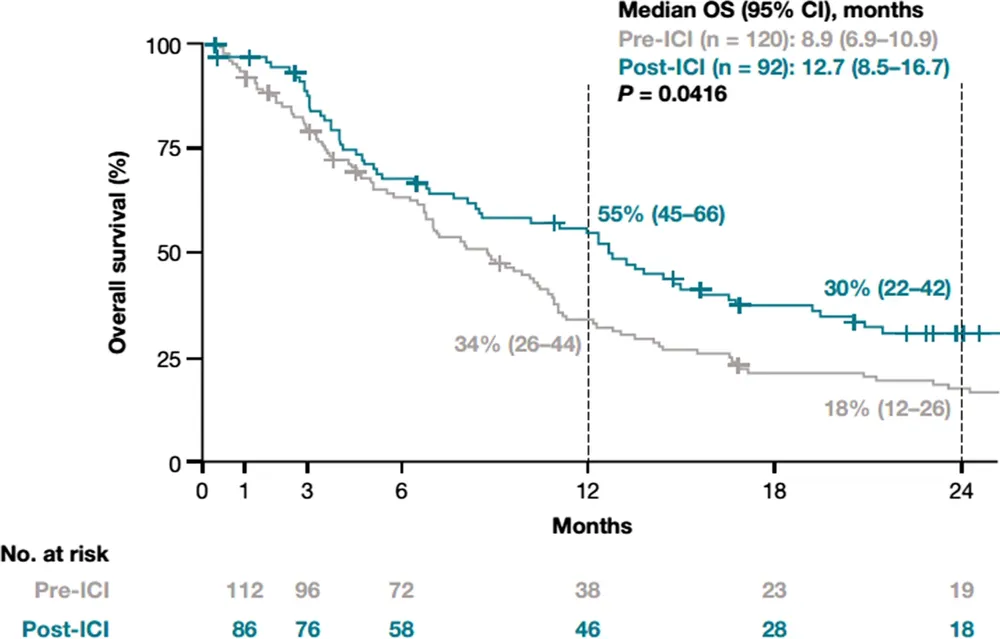
#> input picture input/Kaplan-Meier NSQ OS.webp, 1000 x 639 px, shrunk from 1594 x 1018 before the run
$ python -i image_preprocessor.py   (imports and definitions only)
#> lines starting #> are read from the running program, lines starting #| are printed output that depends on the picture; after the words box and inside, x2 and y2 are one past the last pixel; in counts of white or black regions, pixels touching at a corner belong together
#> further down, picture is the input picture: shape (639, 1000, 3); mean B, G, R 246.8, 246.6, 244.9
"""
Image Preprocessor for KM Curve Extraction.

Cleans up KM plot images by removing confusing elements:
- Vertical tick marks (censoring indicators)
- Text labels and annotations
- Gridlines
- Legend boxes

This preprocessing improves pixel-based curve detection accuracy.
"""

import cv2
import numpy as np
from pathlib import Path
from typing import Tuple, Optional, List

try:
    import pytesseract
    HAS_TESSERACT = True
except ImportError:
    HAS_TESSERACT = False


class ImagePreprocessor:
    """Clean KM plot images for better curve extraction."""

    def __init__(self, image: np.ndarray):
        """
        Initialize preprocessor with an image.

        Args:
            image: BGR image (OpenCV format)
        """
        self.original = image.copy()
        self.image = image.copy()
        self.height, self.width = image.shape[:2]
#> self.height = 639; self.width = 1000
        self.masks = {}  # Store masks for debugging

    def remove_vertical_lines(self, min_length: int = 10, max_width: int = 3) -> 'ImagePreprocessor':
        """
        Remove thin vertical lines (tick marks, censoring indicators).

        Args:
            min_length: Minimum line length to remove (pixels)
            max_width: Maximum line width to consider (pixels)

        Returns:
            self for chaining
        """
#> called with min_length = 10, max_width = 3
        # Convert to grayscale if needed
        if len(self.image.shape) == 3:
            gray = cv2.cvtColor(self.image, cv2.COLOR_BGR2GRAY)
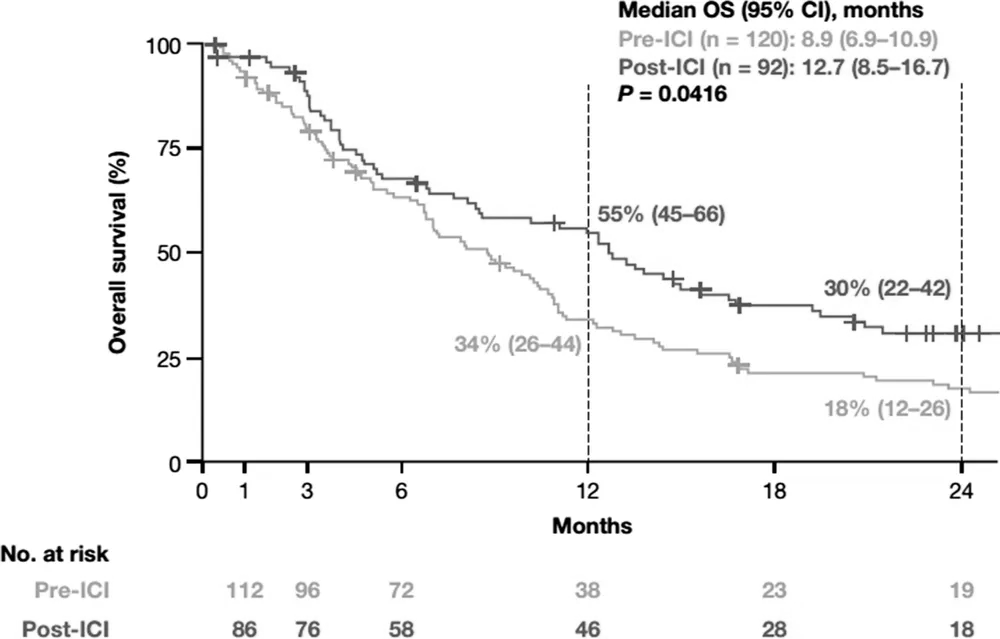
#> gray: shape (639, 1000); min 0, max 255, mean 246.1
        else:
            gray = self.image.copy()

        # Create vertical kernel for morphological operations
        # This detects vertical structures
        vertical_kernel = cv2.getStructuringElement(cv2.MORPH_RECT, (1, min_length))

        # Detect vertical lines
        # First, threshold to get binary image
        _, binary = cv2.threshold(gray, 200, 255, cv2.THRESH_BINARY_INV)
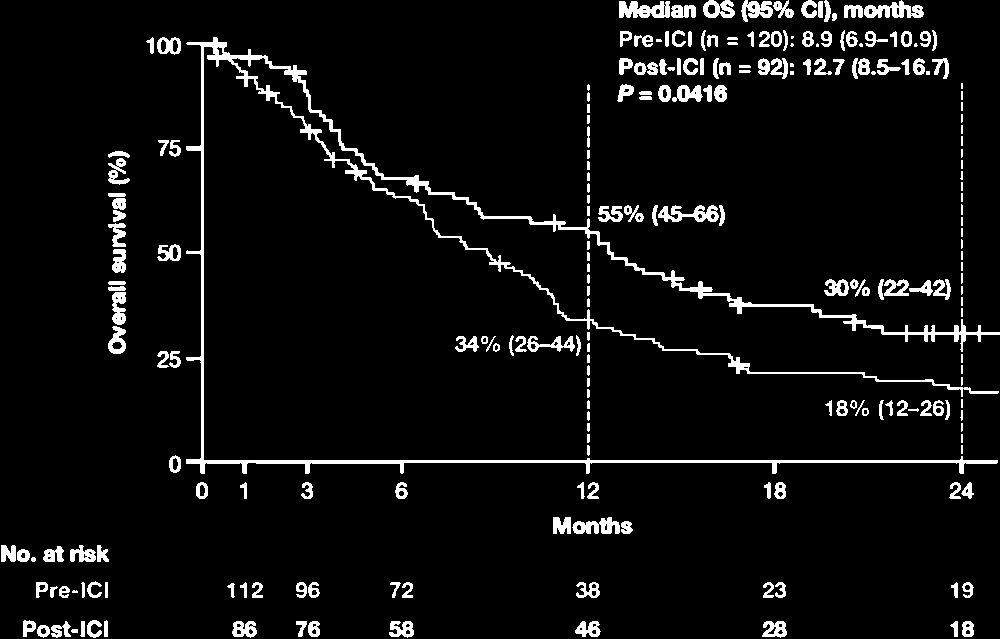
#> binary: shape (639, 1000); 5.6% white; 237 white regions (37 under 20 px), largest, box (x1, y1, x2, y2) and area: (186, 37, 1000, 474) 12292, (619, 1, 670, 18) 635, (864, 0, 924, 18) 610

        # Detect vertical lines using morphological opening
        vertical_lines = cv2.morphologyEx(binary, cv2.MORPH_OPEN, vertical_kernel)
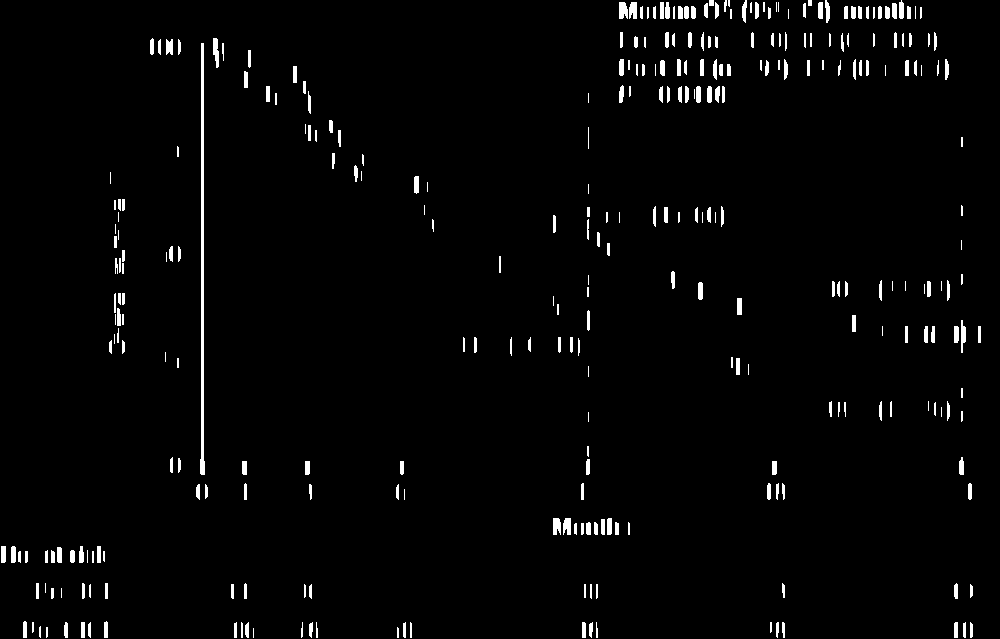
#> vertical_lines: shape (639, 1000); 2.3% white; 318 white regions (44 under 20 px), largest, box (x1, y1, x2, y2) and area: (200, 43, 205, 475) 1325, (619, 2, 628, 19) 131, (213, 38, 219, 68) 131

        # Dilate slightly to ensure we cover the full width
        dilate_kernel = cv2.getStructuringElement(cv2.MORPH_RECT, (max_width, 1))
        vertical_lines = cv2.dilate(vertical_lines, dilate_kernel)
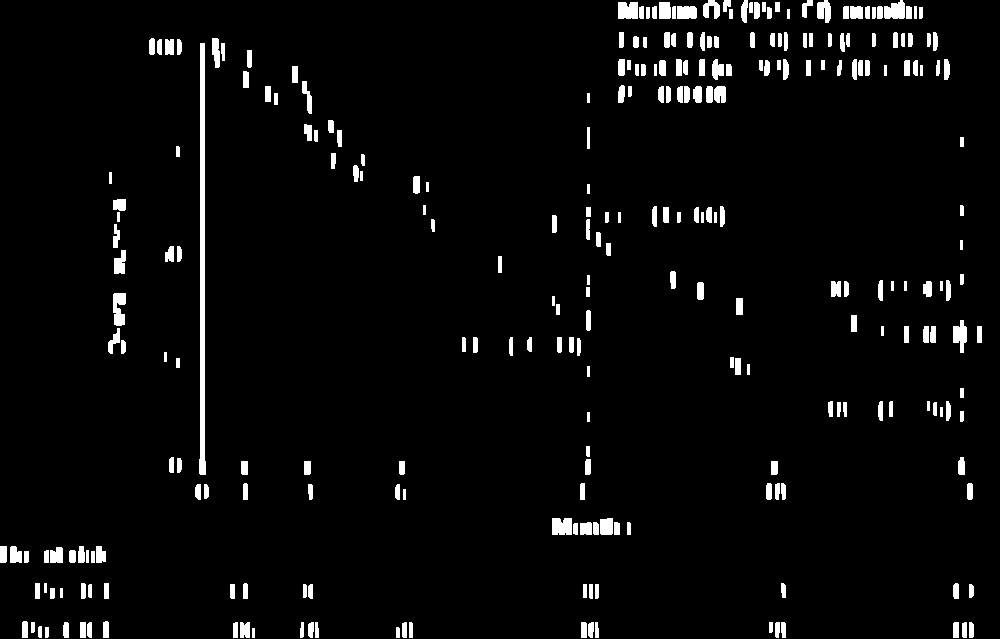
#> vertical_lines: shape (639, 1000); 3.8% white; 275 white regions, largest, box (x1, y1, x2, y2) and area: (199, 43, 206, 475) 2189, (113, 293, 126, 326) 334, (618, 2, 638, 19) 325

        # Store mask for debugging
        self.masks['vertical_lines'] = vertical_lines

        # Inpaint the vertical lines
        if len(self.image.shape) == 3:
            self.image = cv2.inpaint(self.image, vertical_lines, 3, cv2.INPAINT_TELEA)
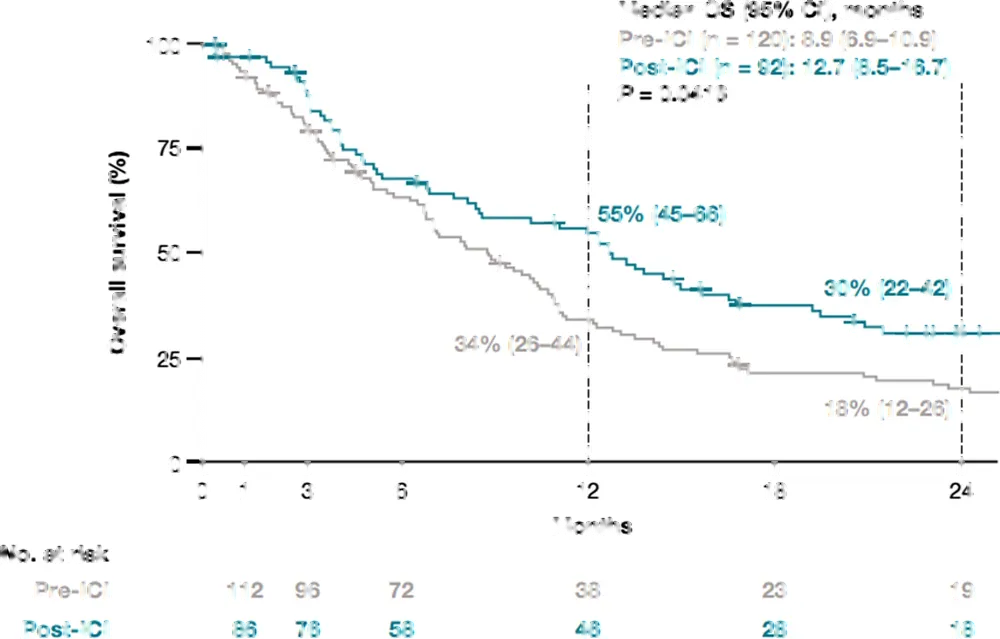
#> self.image: shape (639, 1000, 3); mean B, G, R 249.7, 249.7, 248.3
        else:
            self.image = cv2.inpaint(
                cv2.cvtColor(self.image, cv2.COLOR_GRAY2BGR),
                vertical_lines, 3, cv2.INPAINT_TELEA
            )
            self.image = cv2.cvtColor(self.image, cv2.COLOR_BGR2GRAY)

        return self

    # [204 lines left out: functions remove_text_regions, remove_gridlines, remove_legend_box, crop_to_plot_area, enhance_curves, not called in this run]

    def get_result(self) -> np.ndarray:
        """Get the preprocessed image."""
        return self.image

    # [85 lines left out: functions get_debug_image, save_debug_images, preprocess_km_image, not called in this run]

>>> import cv2
>>> picture = cv2.imread('../input/Kaplan-Meier NSQ OS.webp')
>>> result = ImagePreprocessor(picture).remove_vertical_lines()

$ run again, on input/Kaplan-Meier SQ OS.webp
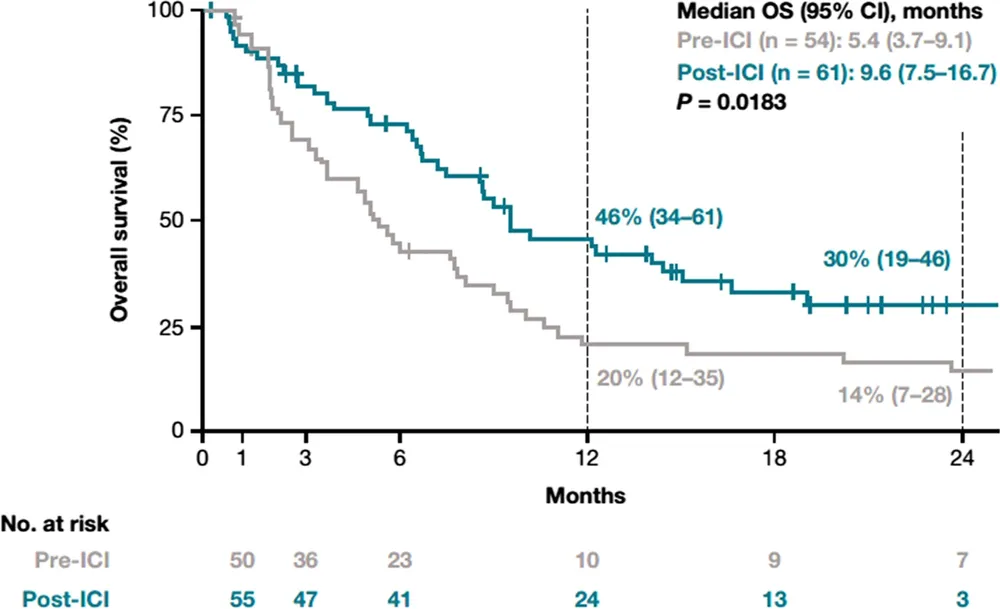
#> input picture input/Kaplan-Meier SQ OS.webp, 1000 x 609 px, shrunk from 1594 x 970 before the run
#> picture is the input picture: shape (609, 1000, 3); mean B, G, R 245.2, 245, 243
#> in remove_vertical_lines, `_, binary = cv2.threshold(gray, 200, 255, cv2.THRESH_BINARY_INV)`:
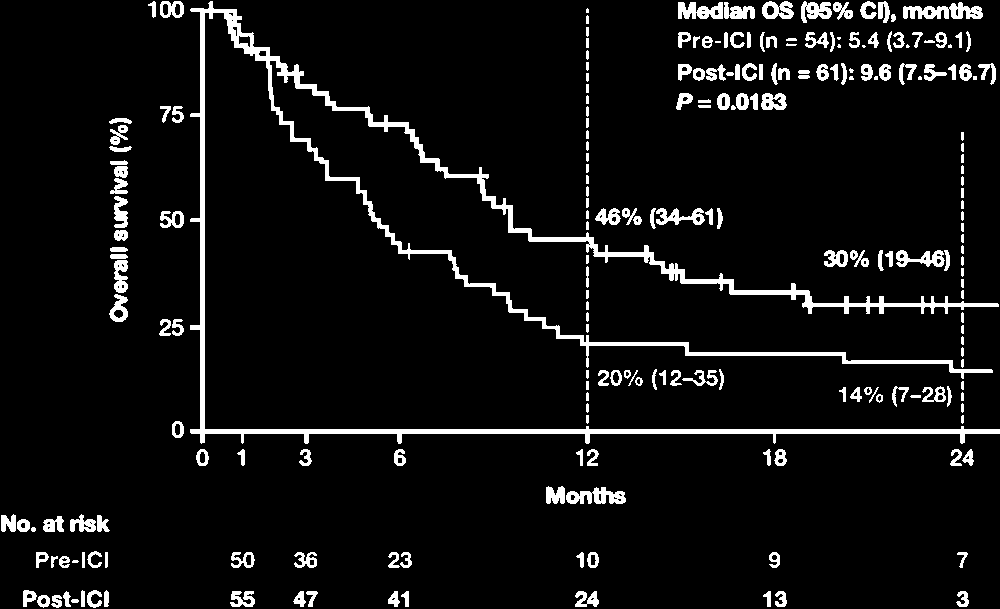
#> binary: shape (609, 1000); 6.6% white; 229 white regions (13 under 20 px), largest, box (x1, y1, x2, y2) and area: (190, 1, 1000, 444) 17277, (903, 2, 983, 19) 812, (566, 487, 626, 504) 616
#> in remove_vertical_lines, `self.image = cv2.inpaint(self.image, vertical_lines, 3, cv2.INPAINT_TE..`:
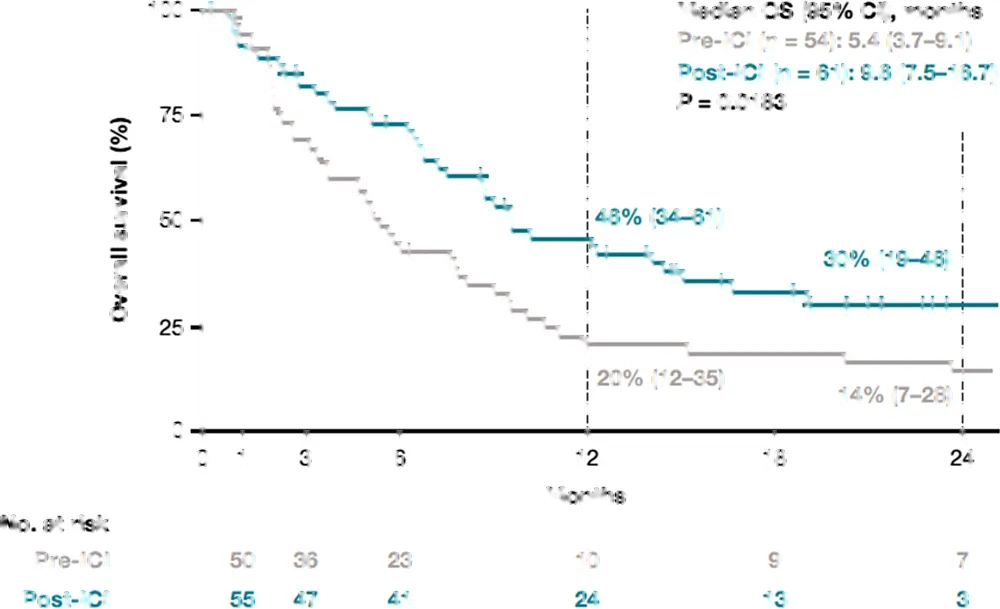
#> self.image: shape (609, 1000, 3); mean B, G, R 248.9, 248.9, 247.5

$ run again, on input/Kaplan-Meier-everolimus-panel_a.png
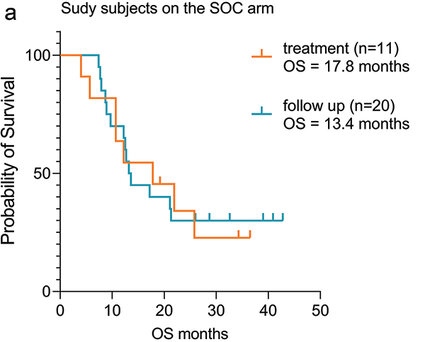
#> input picture input/Kaplan-Meier-everolimus-panel_a.png, 425 x 342 px
#> picture is the input picture: shape (342, 425, 3); mean B, G, R 244.2, 244.5, 244.5
#> in remove_vertical_lines, `_, binary = cv2.threshold(gray, 200, 255, cv2.THRESH_BINARY_INV)`:
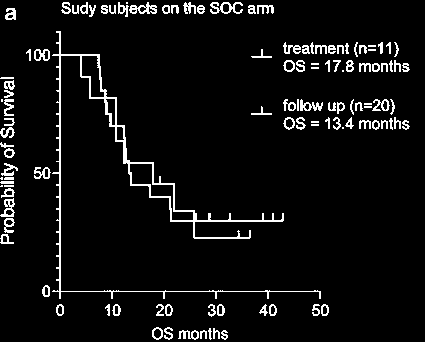
#> binary: shape (342, 425); 5.9% white in thin lines or dots
#> in remove_vertical_lines, `self.image = cv2.inpaint(self.image, vertical_lines, 3, cv2.INPAINT_TE..`:
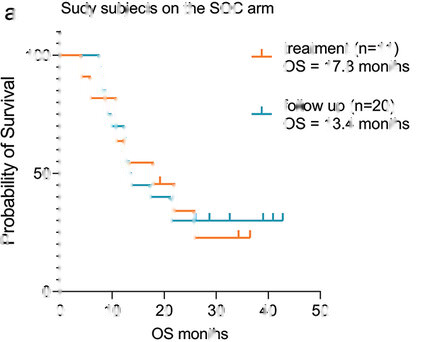
#> self.image: shape (342, 425, 3); mean B, G, R 246.6, 246.8, 246.8

$ run again, on input/Kaplan-Meier-everolimus.png
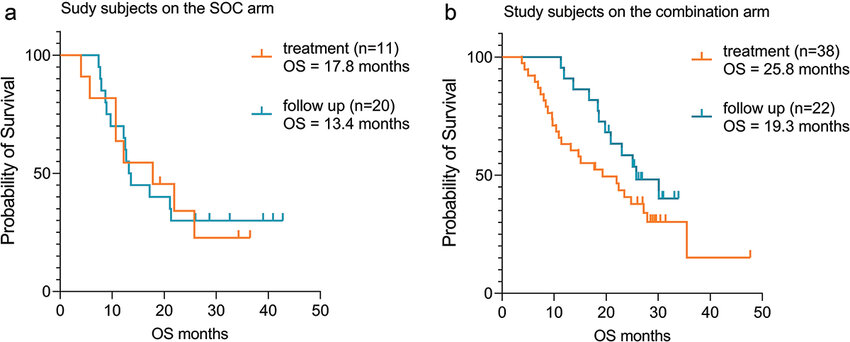
#> input picture input/Kaplan-Meier-everolimus.png, 850 x 342 px
#> picture is the input picture: shape (342, 850, 3); mean B, G, R 243.7, 244.1, 244.3
#> in remove_vertical_lines, `_, binary = cv2.threshold(gray, 200, 255, cv2.THRESH_BINARY_INV)`:
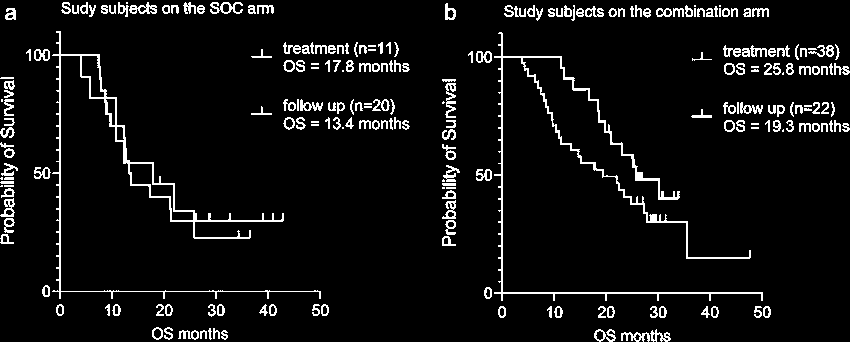
#> binary: shape (342, 850); 6.1% white in thin lines or dots
#> in remove_vertical_lines, `self.image = cv2.inpaint(self.image, vertical_lines, 3, cv2.INPAINT_TE..`:
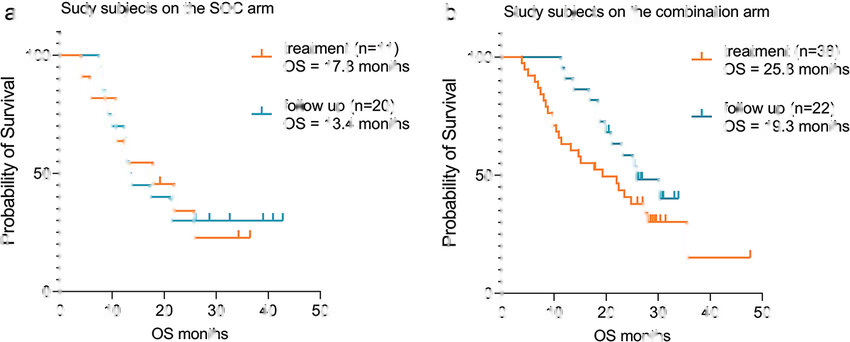
#> self.image: shape (342, 850, 3); mean B, G, R 246, 246.4, 246.6
